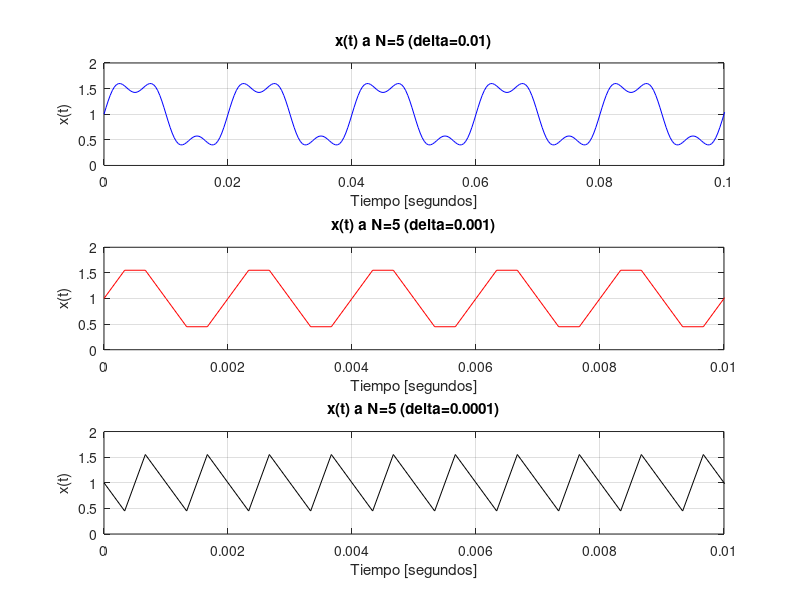

Source code (MATLAB):
%%Definiendo variables
clc;
delta=.01;%definiendo ancho de pulso
delta1=.001;
delta2=.0001;
T0=2*delta;%definiendo duracion del pulso
T01=2*delta1;
T02=2*delta2;
a0=(1/T0)*delta;%componente de directa
n=1:1:29; %definiendo valores de n
an=(1./(pi*n)).*sin((2*pi.*n)*(delta/T0));
bn=(1./(pi*n)).*(1.-cos((2*pi.*n)*(delta/T0)));
fm=3000;
t=0:1/fm:0.3;

%%Obteniendo valores de An, thetan, an, bn
An=((sqrt(2))./(pi.*n)).*(sqrt(1.-cos((2*pi.*n)*(delta/T0))));%vector de An
thetan=atan2(bn,an);%vector de theta sub n
n=[0,n];
An=[a0,An];
thetan=[0,thetan];

x=a0;
x1=a0;
x2=a0;
for i=1:5
    x=An(i)*cos(2*pi*n(i)*(1/T0)*t-thetan(i))+x;
    x1=An(i)*cos(2*pi*n(i)*(1/T01)*t-thetan(i))+x1;
    x2=An(i)*cos(2*pi*n(i)*(1/T02)*t-thetan(i))+x2;
end


%% Se definien subplots y donde estara situado cada uno en la ventana 
subplot(3,1,1);
plot(t,x, 'b');
title('x(t) a N=5 (delta=0.01)');
xlabel('Tiempo [segundos]');
ylabel('x(t)');
axis([0 0.1 0 2]);
grid;

%% 
subplot(3,1,2);
plot(t,x1, 'red');
title('x(t) a N=5 (delta=0.001)');
xlabel('Tiempo [segundos]');
ylabel('x(t)');
axis([0 0.01 0 2]);
grid;

%%
subplot(3,1,3);
plot(t,x2, 'black');
title('x(t) a N=5 (delta=0.0001)');
xlabel('Tiempo [segundos]');
ylabel('x(t)');
axis([0 0.01 0 2]);
grid;


